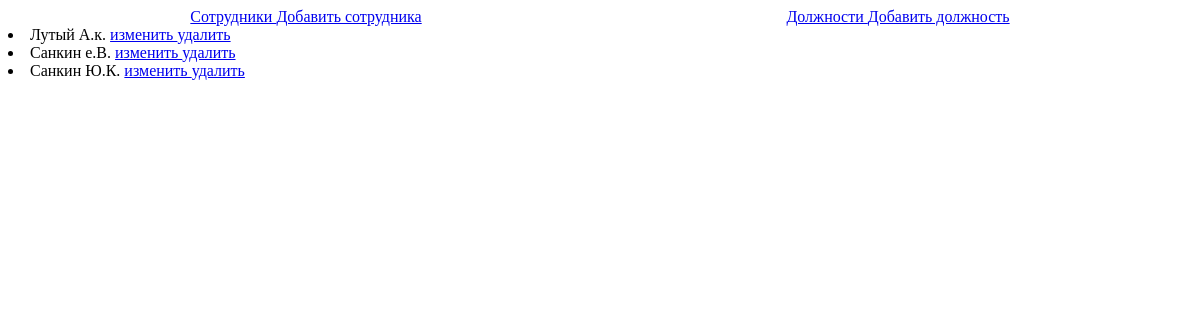
The app's page /employees, older data.
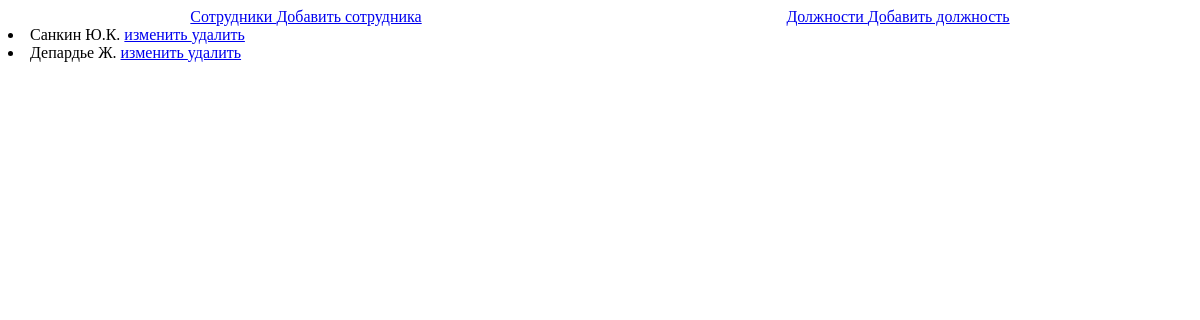
The same page, newer data.
### baseapp/models.py (models this page shows)
class Employees(models.Model):
    firstname = models.CharField(max_length=20, blank=False)
    midname = models.CharField(max_length=20, blank=True, null=True)
    lastname = models.CharField(max_length=20, blank=False)
    profession = models.ForeignKey(Professions, default="без должности", on_delete=models.SET_DEFAULT, related_name='professions', to_field='tittle')
    date_hired = models.DateField(auto_now_add=True)
    class Meta:
        db_table = 'employees'
        verbose_name = "Сотрудник"
        verbose_name_plural = "Сотрудники"
        ordering = ['-date_hired']
    def __str__(self):
        if self.midname is None:
            return f"{self.lastname[:50]} {self.firstname[:1]}."
        return f"{self.lastname[:50]} {self.firstname[:1]}.{self.midname[:1]}."

### baseapp/views.py (the view)
# urls.py: path('employees', views.employees, name='employees'),
def employees(request):
    employees = Employees.objects.order_by()
    context = {'employees': employees}
    return render(request, 'baseapp/employees.html', context)

### baseapp/templates/baseapp/employees.html
{% extends "baseapp/base.html" %}
{% block content%}
{% for employee in employees %}
    <li> {{employee}}
        <a href="{% url 'baseapp:employee' employee.id%}"> изменить </a>
        <a href="{% url 'baseapp:del_employee' employee.id%}"> удалить </a>
    </li>
{% endfor %}
{% endblock content%}

### baseapp/templates/baseapp/base.html (shortened to what this page needs)
<!DOCTYPE html>
{% load static %}
<html>
<head>
    <link rel="stylesheet" href="{% static "css/style.css" %}" />
</head>
<body>
<nav>
        <div>
        <a href="{% url 'baseapp:employees' %}">  Сотрудники </a>
        <a href="{% url 'baseapp:new_employee' %}"> Добавить сотрудника  </a>
        </div>
        <div>
        <a href="{% url 'baseapp:professions' %}">  Должности </a>
            <a href="{% url 'baseapp:new_profession' %}"> Добавить должность  </a>
</nav>
</body>
</html>
{% block content %}{% endblock content %}

### baseapp/static/css/style.css (style rules this page uses)
body { font-family: Verdana; }
nav { display:flex; justify-content:space-around; }

Row changes from the older to the newer data that the page shows:
removed Employees: midname+lastname+firstname "Лутый А.к."
removed Employees: midname+lastname+firstname "Санкин е.В."
added Employees: midname+lastname+firstname "Депардье Ж."
